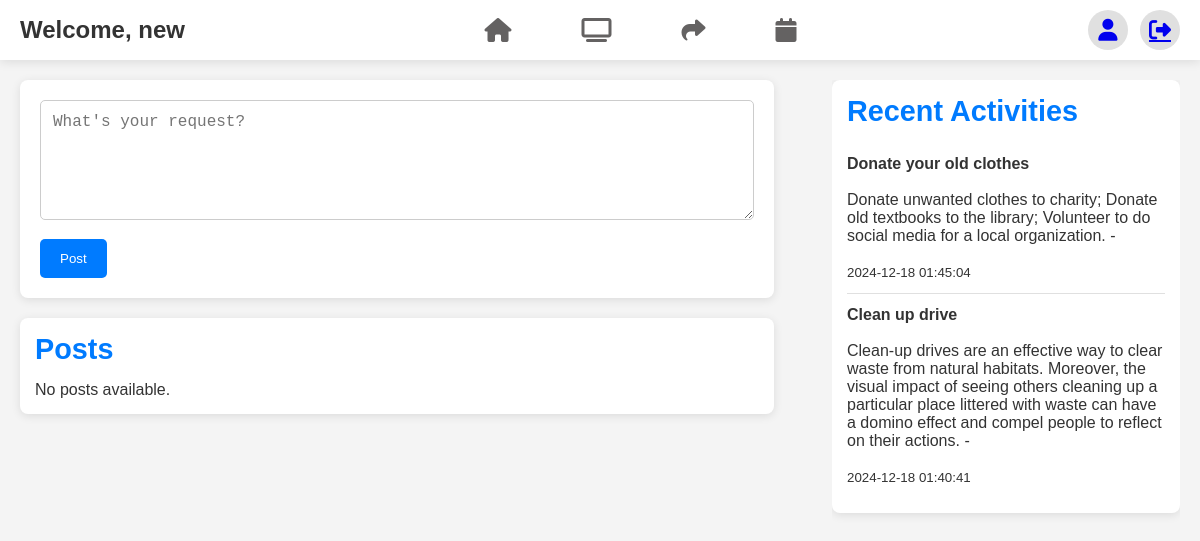
Page /?page=dashboard (signed in) on the committed database.
### tables this page shows
CREATE TABLE `activities` (
  `id` int(11) NOT NULL,
  `user_id` int(11) NOT NULL,
  `activity_type` varchar(255) NOT NULL,
  `activity_text` text DEFAULT NULL,
  `created_at` timestamp NOT NULL DEFAULT current_timestamp(),
  `updated_at` timestamp NOT NULL DEFAULT current_timestamp() ON UPDATE current_timestamp()
);

### index.php (called while the page is built, shortened)
<?php
$router = new Router();
$router->route();
?>

### app/views/auth/dashboard.php (the view, shortened to what this page needs)
<?php
$db = new Database();
$pdo = $db->connect();
$posts = $pdo->prepare("SELECT * FROM posts ORDER BY created_at DESC");
$posts->execute();
$posts = $posts->fetchAll();
$recentActivities = $pdo->prepare("SELECT * FROM activities ORDER BY created_at DESC");
$recentActivities->execute();
$recentActivities = $recentActivities->fetchAll();
?>
<!DOCTYPE html>
<html lang="en">
<head>
    <link rel="stylesheet" href="https://cdnjs.cloudflare.com/ajax/libs/font-awesome/6.7.1/css/all.min.css" />
    <link rel="stylesheet" href="./public/assets/dashStyle.css">
</head>
<body>
<div class="container">
    <nav>
        <div class="nav-left">
            <h1>Welcome, <?= htmlspecialchars($_SESSION['user']['name']); ?></h1>
        </div>
        <div class="nav-center">
            <a href="?page=dashboard"><i class="fa-solid fa-house"></i></a>
            <a href="?page=help_requests"><i class="fa-solid fa-tv"></i></a>
            <a href="?page=resource_sharing"><i class="fa-solid fa-share"></i></a>
            <a href="?page=events"><i class="fa-solid fa-calendar"></i></a>
        </div>
        <div class="nav-right">
    <a href="?page=profile"><i class="fa-solid fa-user"></i></a>
    <a href="?page=logout" onclick="return confirmLogout();"><i class="fa-solid fa-right-from-bracket"></i></a>
</div>
    </nav>
    <div class="main-content">
        <div class="main-left">
            <div class="create-post">
                <form method="POST" action="?page=create_post">
                    <div class="ptop">
                        <textarea name="post_text" placeholder="What's your request?" required></textarea>
                    </div>
                    <div class="post-button-wrapper">
                        <button type="submit" class="post-button">Post</button>
                    </div>
                </form>
            </div>
            <div class="posts">
    <h2>Posts</h2>
    <ul>
        <?php if (!empty($posts)): ?>
            <?php foreach ($posts as $post): ?>
                <li>
                    <h3><?= htmlspecialchars($post['post_text']); ?></h3>
                    <p>Posted by: <?= htmlspecialchars($_SESSION['user']['name']); ?></p>
                    <p>Posted on: <?= htmlspecialchars($post['created_at']); ?></p>
                    <a href="?page=dashboard&delete_post_id=<?= $post['id']; ?>" class="delete-button" onclick="return confirm('Are you sure you want to delete this post?');">Delete</a>
                </li>
            <?php endforeach; ?>
        <?php else: ?>
            <p>No posts available.</p>
        <?php endif; ?>
    </ul>
</div>
        </div>
        <div class="main-right">
            <div class="recent-activities">
            <h2>Recent Activities</h2>
            <ul>
            <?php if (!empty($recentActivities)): ?>
                <?php foreach ($recentActivities as $activity): ?>
                    <li>
                        <p>
                            <strong><?= htmlspecialchars($activity['activity_type']); ?></strong> <br><br>
                            <?= htmlspecialchars($activity['activity_text']); ?> - <br><br>
                            <small><?= htmlspecialchars($activity['created_at']); ?></small>
                        </p>
                    </li>
                <?php endforeach; ?>
            <?php else: ?>
                <p>No recent activities.</p>
            <?php endif; ?>
        </ul>
    </div>
</div>
    </div>
</div>
</body>
</html>

### public/assets/dashStyle.css (style rules this page uses)
* { margin: 0; padding: 0; box-sizing: border-box; }
body { background: #f4f4f4; color: #333; font-family: 'Arial', sans-serif; }
nav { width: 100%; height: 60px; display: flex; align-items: center; justify-content: space-between; background: #ffffff; box-shadow: 0 2px 10px rgba(0, 0, 0, 0.1); position: fixed; z-index: 1000; top: 0; padding: 0 20px; }
.nav-left { display: flex; align-items: center; }
.nav-center { display: flex; align-items: center; }
.nav-center a { margin-left: 20px; text-decoration: none; }
.nav-center i { background: none; border-radius: 10px; font-size: 24px; padding: 15px 25px; color: #646262; transition: background 0.3s, color 0.3s; }
.nav-right { display: flex; align-items: center; }
.nav-right a { margin-left: 12px; }
.nav-right i { background: #e0e0e0; height: 40px; width: 40px; border-radius: 50%; font-size: 22px; display: flex; align-items: center; justify-content: center; transition: background 0.3s; }
.main-content { display: flex; justify-content: space-between; margin-top: 60px; padding: 20px; }
.main-left { width: 65%; margin-right: 20px; }
.main-right { width: 30%; margin-left: 20px; overflow-y: auto; height: calc(100vh - 60px); }
.create-post { width: 100%; background: #ffffff; padding: 20px; border-radius: 8px; box-shadow: 0 2px 10px rgba(0, 0, 0, 0.1); margin-bottom: 20px; }
.create-post textarea { width: 100%; height: 120px; padding: 12px; border: 1px solid #ccc; border-radius: 5px; margin-bottom: 15px; font-size: 16px; }
.create-post button { background: #007bff; color: #fff; border: none; padding: 12px 20px; border-radius: 5px; cursor: pointer; transition: background 0.3s; }
.posts, .recent-activities { width: 100%; display: flex; flex-direction: column; align-items: flex-start; height: auto; cursor: pointer; border-radius: 8px; padding: 15px; background: #ffffff; box-shadow: 0 2px 10px rgba(0, 0, 0, 0.1); margin-bottom: 20px; }
.posts h2, .recent-activities h2 { margin-bottom: 15px; font-size: 1.8em; color: #007bff; }
.posts ul, .recent-activities ul { list-style-type: none; width: 100%; }
.posts li, .recent-activities li { padding: 12px 0; border-bottom: 1px solid #e0e0e0; transition: background 0.3s; }
.posts li:last-child, .recent-activities li:last-child { border-bottom: none; }

### rows in the picture
activities: activity_type "Donate your old clothes", activity_text "Donate unwanted clothes to charity; Donate old textbooks to the library; Volunteer to do social media for a local organization.", created_at "2024-12-18 01:45:04"
activities: activity_type "Clean up drive", activity_text "Clean-up drives are an effective way to clear waste from natural habitats. Moreover, the visual impact of seeing others cleaning up a particular place littered with waste can have a domino effect and compel people to reflect on their actions.", created_at "2024-12-18 01:40:41"

### other values in the picture
$_SESSION['user']['name'] "new"
